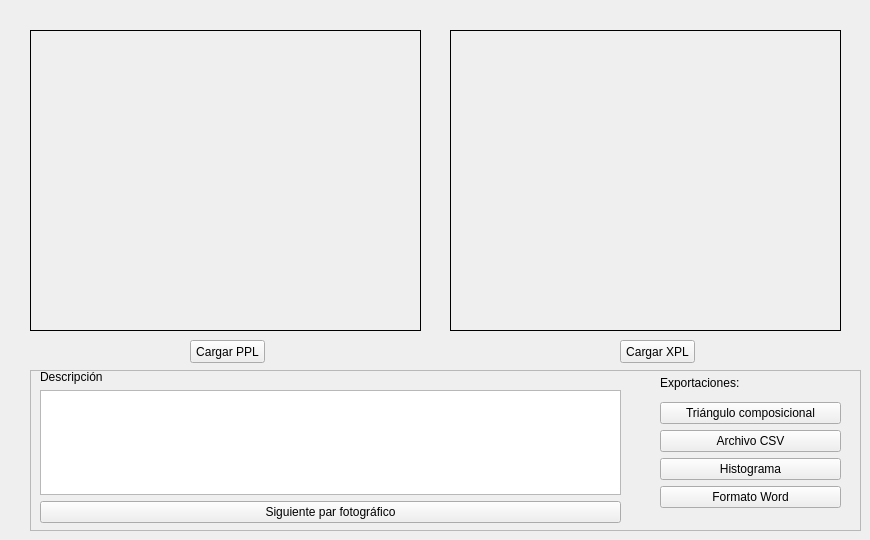
    <widget class="QWidget" name="fotosmicro">
     <attribute name="title">
      <string>Fotos micro</string>
     </attribute>
     <widget class="QFrame" name="frame_descripcion_micro">
      <property name="geometry">
       <rect>
        <x>30</x>
        <y>370</y>
        <width>831</width>
        <height>161</height>
       </rect>
      </property>
      <property name="styleSheet">
       <string notr="true"/>
      </property>
      <property name="frameShape">
       <enum>QFrame::StyledPanel</enum>
      </property>
      <property name="frameShadow">
       <enum>QFrame::Raised</enum>
      </property>
      <widget class="QWidget" name="layoutWidget">
       <property name="geometry">
        <rect>
         <x>10</x>
         <y>0</y>
         <width>581</width>
         <height>153</height>
        </rect>
       </property>
       <layout class="QVBoxLayout" name="layout_descripcion_micro">
        <item>
         <widget class="QLabel" name="label_descripcion_fotos_micro">
          <property name="text">
           <string>Descripción</string>
          </property>
         </widget>
        </item>
        <item>
         <widget class="QTextEdit" name="input_descripcion_fotos_micro"/>
        </item>
        <item>
         <widget class="QPushButton" name="boton_siguiente_desc_micro">
          <property name="text">
           <string>Siguiente par fotográfico</string>
          </property>
         </widget>
        </item>
       </layout>
      </widget>
      <widget class="QWidget" name="layoutWidget_4">
       <property name="geometry">
        <rect>
         <x>630</x>
         <y>0</y>
         <width>181</width>
         <height>138</height>
        </rect>
       </property>
       <layout class="QVBoxLayout" name="verticalLayout_8">
        <item>
         <widget class="QLabel" name="label_exportaciones">
          <property name="text">
           <string>Exportaciones:</string>
          </property>
         </widget>
        </item>
        <item>
         <widget class="QPushButton" name="boton_exp_triangulo">
          <property name="text">
           <string>Triángulo composicional</string>
          </property>
         </widget>
        </item>
        <item>
         <widget class="QPushButton" name="boton_exp_csv">
          <property name="text">
           <string>Archivo CSV</string>
          </property>
         </widget>
        </item>
        <item>
         <widget class="QPushButton" name="boton_exp_histograma">
          <property name="text">
           <string>Histograma</string>
          </property>
         </widget>
        </item>
        <item>
         <widget class="QPushButton" name="boton_exp_formato">
          <property name="text">
           <string>Formato Word</string>
          </property>
         </widget>
        </item>
       </layout>
      </widget>
     </widget>
     <widget class="QFrame" name="frame_ppl">
      <property name="geometry">
       <rect>
        <x>30</x>
        <y>30</y>
        <width>391</width>
        <height>301</height>
       </rect>
      </property>
      <property name="styleSheet">
       <string notr="true"/>
      </property>
      <property name="frameShape">
       <enum>QFrame::StyledPanel</enum>
      </property>
      <property name="frameShadow">
       <enum>QFrame::Raised</enum>
      </property>
      <widget class="QLabel" name="label_micro_ppl">
       <property name="geometry">
        <rect>
         <x>90</x>
         <y>20</y>
         <width>231</width>
         <height>231</height>
        </rect>
       </property>
       <property name="text">
        <string/>
       </property>
       <property name="pixmap">
        <pixmap>../archivos/descarga.jpg</pixmap>
       </property>
      </widget>
      <widget class="QLabel" name="recuadro_ppl">
       <property name="geometry">
        <rect>
         <x>0</x>
         <y>0</y>
         <width>391</width>
         <height>301</height>
        </rect>
       </property>
       <property name="frameShape">
        <enum>QFrame::Box</enum>
       </property>
       <property name="text">
        <string/>
       </property>
      </widget>
      <zorder>recuadro_ppl</zorder>
      <zorder>label_micro_ppl</zorder>
     </widget>
     <widget class="QFrame" name="frame_xpl">
      <property name="geometry">
       <rect>
        <x>450</x>
        <y>30</y>
        <width>391</width>
        <height>301</height>
       </rect>
      </property>
      <property name="styleSheet">
       <string notr="true"/>
      </property>
      <property name="frameShape">
       <enum>QFrame::StyledPanel</enum>
      </property>
      <property name="frameShadow">
       <enum>QFrame::Raised</enum>
      </property>
      <widget class="QLabel" name="label_micro_xpl">
       <property name="geometry">
        <rect>
         <x>90</x>
         <y>20</y>
         <width>231</width>
         <height>231</height>
        </rect>
       </property>
       <property name="text">
        <string/>
       </property>
       <property name="pixmap">
        <pixmap>../archivos/sam_negativa.jpg</pixmap>
       </property>
      </widget>
      <widget class="QLabel" name="recuapdro_xpl">
       <property name="geometry">
        <rect>
         <x>0</x>
         <y>0</y>
         <width>391</width>
         <height>301</height>
        </rect>
       </property>
       <property name="frameShape">
        <enum>QFrame::Box</enum>
       </property>
       <property name="text">
        <string/>
       </property>
      </widget>
      <zorder>recuapdro_xpl</zorder>
      <zorder>label_micro_xpl</zorder>
     </widget>
     <widget class="QPushButton" name="boton_cargar_ppl">
      <property name="geometry">
       <rect>
        <x>190</x>
        <y>340</y>
        <width>75</width>
        <height>23</height>
       </rect>
      </property>
      <property name="text">
       <string>Cargar PPL</string>
      </property>
     </widget>
     <widget class="QPushButton" name="boton_cargar_xpl">
      <property name="geometry">
       <rect>
        <x>620</x>
        <y>340</y>
        <width>75</width>
        <height>23</height>
       </rect>
      </property>
      <property name="text">
       <string>Cargar XPL</string>
      </property>
     </widget>
    </widget>
